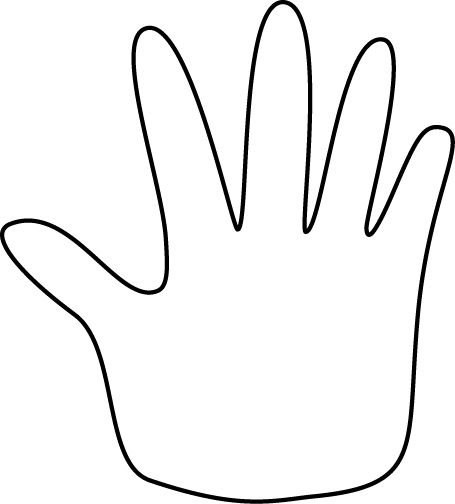
#> input picture Topics/hand.jpg, 455 x 504 px
$ python contour.py
#> lines starting #> are read from the running program, lines starting #| are printed output that depends on the picture; after the words box and inside, x2 and y2 are one past the last pixel; in counts of white or black regions, pixels touching at a corner belong together
import cv2
import numpy as np

# Load the image
image = cv2.imread('../hand.jpg')  # Example with clear shapes
#> image is the input picture: shape (504, 455, 3); min 0, max 255, mean 242.3
gray = cv2.cvtColor(image, cv2.COLOR_BGR2GRAY)

# Optional: Dilation to strengthen edges
kernel = np.ones((3, 3), np.uint8)
dilated = cv2.dilate(gray, kernel, iterations=1)
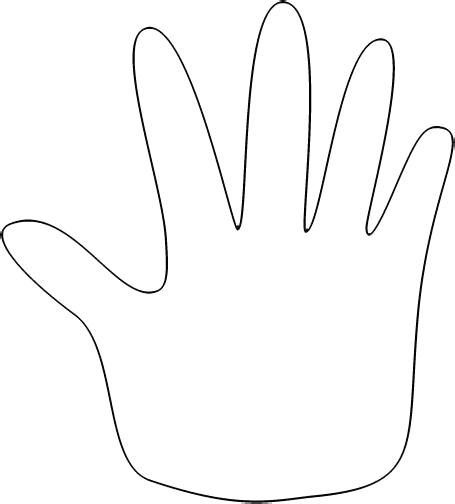
#> dilated: shape (504, 455); min 0, max 255, mean 249.5

cv2.imshow('Dilated', dilated)
cv2.waitKey(1)
cv2.destroyAllWindows()

# Thresholding
ret, thresh = cv2.threshold(dilated, 100, 200, cv2.THRESH_BINARY)
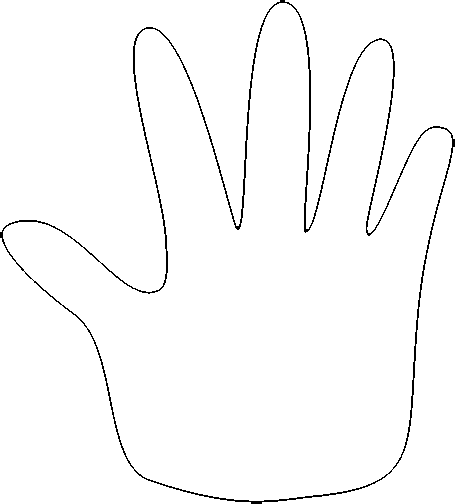
#> thresh: shape (504, 455); values 0 (black) and 200 (white), 98.1% white; black in thin lines or dots

cv2.imshow("Threshold", thresh)
cv2.waitKey(0)
cv2.destroyAllWindows()

# Find contours
contours, hierarchy = cv2.findContours(thresh, cv2.RETR_EXTERNAL, cv2.CHAIN_APPROX_NONE)
#> contours = 2 contours; box (x1, y1, x2, y2) and area: (0, 0, 455, 504) 203914, (285, 0, 455, 233) 18230

# Create a blank canvas to draw colored contours
output = image.copy()

if contours:
    print(hierarchy)
#| [[[ 1 -1 -1 -1]
#|   [-1  0 -1 -1]]]
    for i, contour in enumerate(contours):
        x, y, w, h = cv2.boundingRect(contour)
        cv2.drawContours(output, contours, i, (0,0,255), 2)
        cv2.imshow('Colored Contours', output)
        cv2.waitKey(0)
        cv2.destroyAllWindows()
#> this loop made 2 passes
#> (x, y, w, h) on passes 1 to 2: (285, 0, 170, 233), (0, 0, 455, 504)
#> pass 1, `cv2.imshow('Colored Contours', output)`:
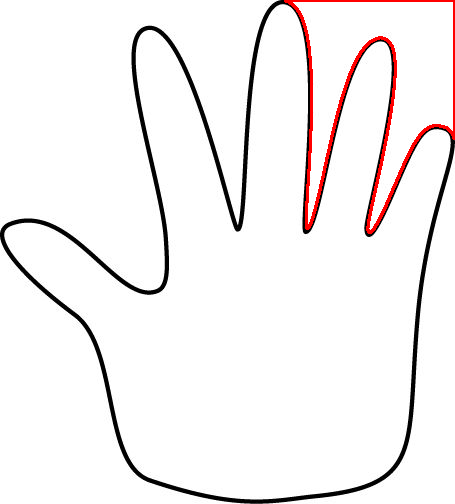
#> window 'Colored Contours': shape (504, 455, 3); mean B, G, R 240.9, 240.9, 244.6
#> pass 2, `cv2.imshow('Colored Contours', output)`:
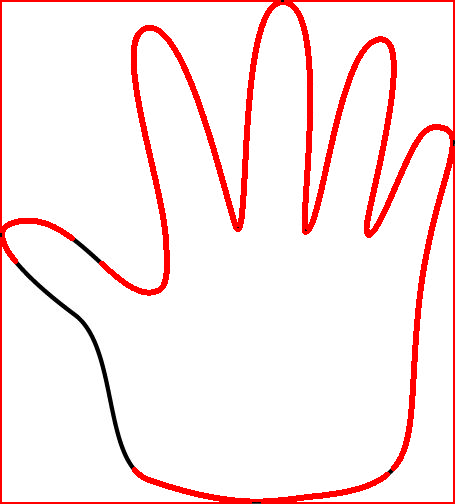
#> window 'Colored Contours': shape (504, 455, 3); mean B, G, R 233.9, 233.9, 253.4
